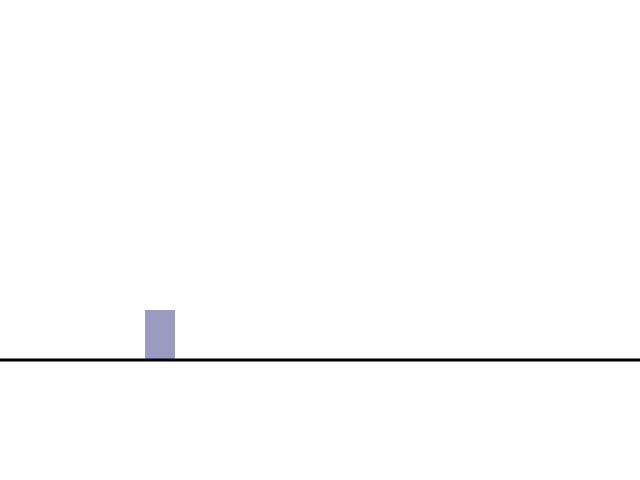
Frame 1 (no input)
Frame 60 (no input): identical to frame 1, image omitted
Frame 120 (the mouse pressed at the canvas centre since frame 60): identical to frame 1, image omitted

The p5.js sketch that drew this single still picture (run headless with seeded random() and noise() and a simulated clock; from frame 60 on, the mouse is pressed at the canvas centre):

// p5.js sketch
// ── sketch.js
let ground;
let dinos = [];
function setup() {
    createCanvas(640,480);
    ground = new Ground();
    firstGeneration();
}

function draw() {
    background(255);

    ground.show();

     
    for(let i = 0; i < dinos.length; i++){
        if(dinos[i].playerControlled){
            if(keyIsDown(DOWN_ARROW)){
                dinos[i].duck();
            }else{
                dinos[i].unDuck();
            }
        }
        dinos[i].update();
        dinos[i].show();
    }
}
function firstGeneration(){ 
    dinos = [];
    dinos.push(new Dino(true));
}
function nextGeneration(){
    dinos = [];
    dinos.push(new Dino(true));
}

function keyPressed(){
    if (keyCode === UP_ARROW){
        for(let i=0; i < dinos.length; i++){
            if(dinos[i].playerControlled){
                dinos[i].jump();
            }
        }
    }
}
// ── Cactus.js
class Cactus {
    constructor() {
        this.count = random(0,3);
        this.speed = 5;
        this.width = 20;
        this.height = 50;
        this.pos = createVector(width+this.width+this.width/2,height-height/4 - this.height/2);
        this.spacing = 5;
        
    }
    update(){
        this.pos.x-=this.speed;

    }
    show(){
        for (let i = 0; i < this.count; i++){
            push();
            noStroke();
            translate(this.pos.x + (this.width+this.spacing)*i, this.pos.y);
            fill(0,200,0);
            rectMode(CENTER);
            rect(0,0,this.width,this.height);
            pop();
        }
    }
}
// ── Dino.js
class Dino {
    constructor(playerControlled) {
        this.originalWidth = 30;
        this.originalHeight = 50;
        this.height = this.originalHeight;
        this.width = this.originalWidth;

        this.pos = createVector(width/4, height - height/ 4 - this.height / 2);
        this.vel = createVector();

        this.playerControlled = playerControlled;
    }

    calcGroundPos(){
        return(height-height/4-this.height/2);
    }    

    update(){
        let groundPos = this.calcGroundPos();
        this.vel.y += -0.25;
        this.pos.y -= this.vel.y;
        
        if(this.pos.y >= groundPos){
            this.pos.y = groundPos;
            this.vel.y = 0;
            
        }
    }

    jump(){
        if (this.pos.y == this.calcGroundPos()&&this.height > this.originalWidth){
            this.vel.y += 7;

        }
    }
    duck(){
        if (this.pos.y == this.calcGroundPos()){
            this.height = this.originalWidth;
            this.width = this.originalHeight;
        }
    }
    unDuck(){
        if (this.pos.y == this.calcGroundPos()){
            this.height = this.originalHeight;
            this.width = this.originalWidth;
        }
    }
    show(){
        push();
        noStroke();
        translate(this.pos.x, this.pos.y);
        if (this.playerControlled){
            fill(0,0,100,100);
        }else{
            fill(0,100,0,100);
        }
        rectMode(CENTER);
        rect(0,0,this.width,this.height);
        pop();
    }

    hitCactus(cactus) {
        let cactusWidth = ((cactus.width + cactus.spacing) * cactus.count) - cactus.spacing; // Calculate Full Width of Cactus

        if (this.pos.x + this.width / 2 > cactus.pos.x - cactus.width / 2 && this.pos.x - this.width / 2 < cactus.pos.x + cactusWidth) { // Check X
            if (this.pos.y + this.height / 2 > cactus.pos.y - cactus.height / 2) {
                return true;
            }
        }
        return false;
    }

}
// ── Ground.js
class Ground {
    constructor() {
        this.pos = createVector(width/2, height - height/4);
    }
    show(){
        push();
        noStroke();
        translate(this.pos.x, this.pos.y);
        fill(0);
        rectMode(CENTER);
        rect(0, 0, width, 3);
        pop();

    }
}

// ── Network.js
class NeuralNetwork {
    constructor(a,b,c,d) {
        if(a instanceof tf.Sequential){
            this.model = a;
            this.inputNodes = b;
            this.hiddenNodes = c;
            this.outputNodes = d;
        }   else {
            this.inputNodes = a;
            this.hiddenNodes = b;
            this.outputNodes = c;
            this.model = this.createModel()
        }
    }

    createModel(){
        //Unsupervised, dense neural network
        const model = tf.sequential();
        const hidden = tf.layers.dense({
            units: this.hiddenNodes,
            inputShape: [this.inputNodes],
            activation: 'sigmoid'
        })
        model.add(hidden);
        const output = tf.layers.dense({
            units: this.outputNodes,
            activation: 'softmax'
        })
        model.add(output);

        return model;
    }

    dispose(){
        this.model.dispose();
    }
    predict(inputs){
        return tf.tidy(() =>{
            const xs = tf.tensor2d([inputs]);

            const ys = this.model.predict(xs); 

            return ys.dataSync();  // convert tensor to array
        }); 
    }
    copy(){
        return tf.tidy(() => {

            const modelCopy = this.createModel();
            const weights = this.model.getWeights();

            const weightsCopies = [];
            for (let i = 0; i <weights.length; i++){
                weightsCopies[i] = weights[i].clone();
            }

            modelCopy.setWeights(weightsCopies);

            return new NeuralNetwork(modelCopy, this.inputNodes, this.hiddenNodes, this.outputNodes);
        });
    }
    mutate(rate){
        return tf.tidy(() => {
            const weights = this.model.getWeights();
            const mutatedWeights = [];
            for (let i = 0; i < weights.length; i++){
                let tensor = weights[i];
                let shape = weights[i].shape;
                let values = tensor.dataSync().slice();

                for(let j = 0; j < values; j++){
                    if(random(1)<rate){
                        let w = values[j];
                        values[j] = w + randomGaussian();
                    }
                }

                let newTensor = tf.tensor(values,shape);
                mutatedWeights[i] = newTensor;
            }
            this.model.setWeights(mutatedWeights);
        });
    }
}

// ── Selection.js
class Selection {
    constructor() {}
    getSelectionPool(lastGeneration) {

        let maxScore = 0;
        let selectionPool = [];

        for(let i = 0; i<lastGeneration.length; i++){
            if (lastGeneration[i].score > maxScore && !lastGeneration[i].playerControlled){
                maxScore = lastGeneration[i].score;
            }
        }
        console.log(maxScore)
        for(let i =0; i <lastGeneration.length; i++){
            if(!lastGeneration[i].playerControlled){
                let selectionCount = lastGeneration[i].score / maxScore*10;
                for(let j = 0; j < selectionCount; j++){
                    selectionPool.push(lastGeneration[i]);
                }
            }
        }
        return selectionPool;
    }
    createNewGeneration(numDinos, lastGeneration, mutationRate){ 
        let newDinos = [];
        
        let selectionPool = this.getSelectionPool(lastGeneration);

        for(let i = 0; i < numDinos; i++){

            let dinoToPick = int(random(0,selectionPool.length));
            console.log(selectionPool[dinoToPick])
            let pickedDinoBrain = selectionPool[dinoToPick].brain.copy();
            pickedDinoBrain.mutate(mutationRate);

            let newDino = new Dino(false, pickedDinoBrain);

            newDinos.push(newDino)
        }
        return newDinos
    }
}
